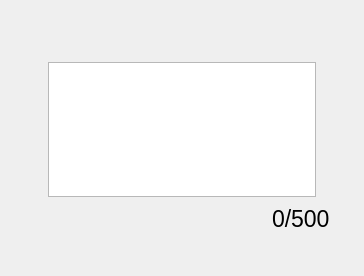
        <widget class="QWidget" name="boxOSK">
         <layout class="QVBoxLayout" name="boxOSKVerticalLayout">
          <property name="spacing">
           <number>0</number>
          </property>
          <property name="leftMargin">
           <number>0</number>
          </property>
          <property name="topMargin">
           <number>0</number>
          </property>
          <property name="rightMargin">
           <number>0</number>
          </property>
          <property name="bottomMargin">
           <number>0</number>
          </property>
          <item>
           <layout class="QGridLayout" name="gridBoxOSK" rowstretch="61,178,81" columnstretch="120,1040,120">
            <property name="leftMargin">
             <number>0</number>
            </property>
            <property name="topMargin">
             <number>0</number>
            </property>
            <property name="rightMargin">
             <number>0</number>
            </property>
            <property name="bottomMargin">
             <number>0</number>
            </property>
            <property name="spacing">
             <number>0</number>
            </property>
            <item row="0" column="1">
             <spacer name="verticalSpacer_5">
              <property name="orientation">
               <enum>Qt::Vertical</enum>
              </property>
              <property name="sizeHint" stdset="0">
               <size>
                <width>20</width>
                <height>40</height>
               </size>
              </property>
             </spacer>
            </item>
            <item row="1" column="0">
             <spacer name="horizontalSpacer_20">
              <property name="orientation">
               <enum>Qt::Horizontal</enum>
              </property>
              <property name="sizeHint" stdset="0">
               <size>
                <width>40</width>
                <height>20</height>
               </size>
              </property>
             </spacer>
            </item>
            <item row="1" column="2">
             <spacer name="horizontalSpacer_21">
              <property name="orientation">
               <enum>Qt::Horizontal</enum>
              </property>
              <property name="sizeHint" stdset="0">
               <size>
                <width>40</width>
                <height>20</height>
               </size>
              </property>
             </spacer>
            </item>
            <item row="2" column="1" alignment="Qt::AlignRight|Qt::AlignTop">
             <widget class="QWidget" name="charactersBoxOSK" native="true">
              <layout class="QVBoxLayout" name="verticalLayout_4">
               <property name="spacing">
                <number>0</number>
               </property>
               <property name="leftMargin">
                <number>0</number>
               </property>
               <property name="topMargin">
                <number>0</number>
               </property>
               <property name="rightMargin">
                <number>0</number>
               </property>
               <property name="bottomMargin">
                <number>0</number>
               </property>
               <item>
                <widget class="QLabel" name="label_characters_box">
                 <property name="enabled">
                  <bool>true</bool>
                 </property>
                 <property name="font">
                  <font>
                   <pointsize>17</pointsize>
                  </font>
                 </property>
                 <property name="text">
                  <string notr="true">0/500</string>
                 </property>
                </widget>
               </item>
              </layout>
             </widget>
            </item>
            <item row="1" column="1">
             <widget class="QWidget" name="inputBoxOSK" native="true">
              <layout class="QVBoxLayout" name="verticalLayout_6">
               <property name="spacing">
                <number>0</number>
               </property>
               <property name="leftMargin">
                <number>14</number>
               </property>
               <property name="topMargin">
                <number>9</number>
               </property>
               <property name="rightMargin">
                <number>14</number>
               </property>
               <property name="bottomMargin">
                <number>9</number>
               </property>
               <item>
                <widget class="QTextEdit" name="text_edit_osk">
                 <property name="font">
                  <font>
                   <pointsize>26</pointsize>
                  </font>
                 </property>
                 <property name="focusPolicy">
                  <enum>Qt::StrongFocus</enum>
                 </property>
                 <property name="html">
                  <string>&lt;!DOCTYPE HTML PUBLIC &quot;-//W3C//DTD HTML 4.0//EN&quot; &quot;http://www.w3.org/TR/REC-html40/strict.dtd&quot;&gt;
&lt;html&gt;&lt;head&gt;&lt;meta name=&quot;qrichtext&quot; content=&quot;1&quot; /&gt;&lt;style type=&quot;text/css&quot;&gt;
p, li { white-space: pre-wrap; }
&lt;/style&gt;&lt;/head&gt;&lt;body style=&quot; font-family:'MS Shell Dlg 2'; font-size:26pt; font-weight:400; font-style:normal;&quot;&gt;
&lt;p style=&quot;-qt-paragraph-type:empty; margin-top:0px; margin-bottom:0px; margin-left:0px; margin-right:0px; -qt-block-indent:0; text-indent:0px;&quot;&gt;&lt;br /&gt;&lt;/p&gt;&lt;/body&gt;&lt;/html&gt;</string>
                 </property>
                </widget>
               </item>
              </layout>
             </widget>
            </item>
           </layout>
          </item>
         </layout>
        </widget>
